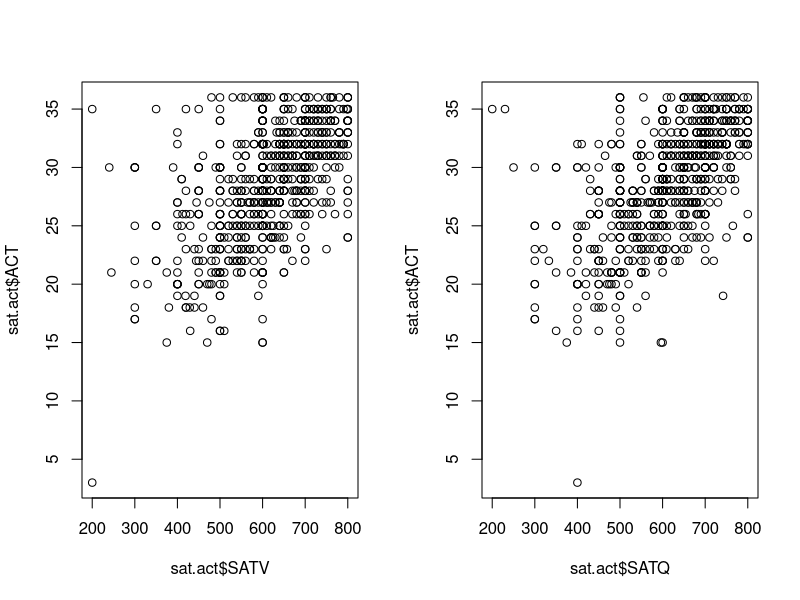
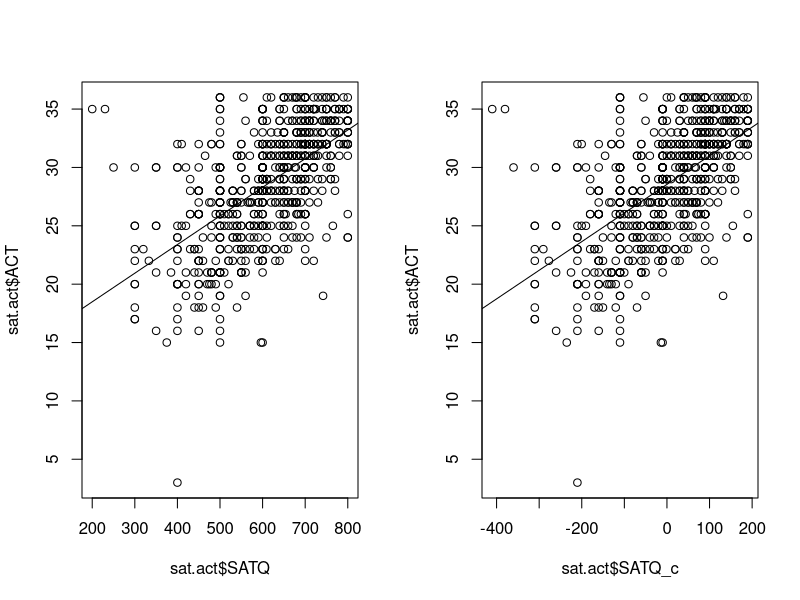

Generate these figures, in order, with R:
## ---- chunk 1
options(htmltools.dir.version = FALSE)
# see: https://github.com/yihui/xaringan
# install.packages("xaringan")
# see: 
# https://github.com/yihui/xaringan/wiki
# https://github.com/gnab/remark/wiki/Markdown
options(width=110)
options(digits = 4)
## ---- chunk 2
require(psych)
data(sat.act)
sat.act$gender <- factor(sat.act$gender, 1:2, labels = c("male", "female"))
sat.act$education <- factor(sat.act$education)
summary(sat.act) # alternatively: psych::describe(sat.act)
sat.act <- na.omit(sat.act)
## ---- chunk 3
par(mfrow=c(1,2))
plot(sat.act$SATV, sat.act$ACT)
plot(sat.act$SATQ, sat.act$ACT)
## ---- chunk 4
m1 <- lm(ACT ~ SATQ, sat.act)
summary(m1)
## ---- chunk 5
coef(m1)
## ---- chunk 6
plot(sat.act$SATQ, sat.act$ACT)
abline(m1)
## ---- chunk 7
sat.act$SATQ_c <- sat.act$SATQ - mean(sat.act$SATQ, na.rm = TRUE)
sat.act$SATV_c <- sat.act$SATV - mean(sat.act$SATV)
m2 <- lm(ACT ~ SATQ_c, sat.act)
summary(m2)
## ---- chunk 8
coef(m2)
## ---- chunk 9
plot(sat.act$SATQ_c, sat.act$ACT)
abline(m2)
## ---- chunk 10
coef(lm(ACT ~ SATQ_c + SATV_c, sat.act))   # a
coef(lm(ACT ~ SATQ_c : SATV_c, sat.act))   # b
coef(lm(ACT ~ 0 + SATQ_c:SATV_c, sat.act)) # c
## ---- chunk 11
coef(lm(ACT ~ SATQ_c*SATV_c, sat.act))     # d
coef(lm(ACT ~ 0+SATQ_c*SATV_c, sat.act))   # e
## ---- chunk 12
str(sat.act)
## ---- chunk 13
m3 <- lm(ACT ~ gender, sat.act)
summary(m3)
## ---- chunk 14
op <- options(width = 40)
require(dplyr)
## ---- chunk 15
mean(sat.act$ACT)
sat.act %>% group_by(gender) %>%
  summarise(m = mean(ACT))
## ---- chunk 16
sat.act %>% group_by(gender) %>%
  summarise(m = mean(ACT)) %>%
  {.$m[2] - .$m[1]}
## ---- chunk 17
options(op)
## ---- chunk 18
model.matrix(ACT ~ gender, sat.act[1:5,])
## ---- chunk 19
model.matrix(ACT ~ gender, sat.act[1:5,])
## ---- chunk 20
afex::set_sum_contrasts()
## ---- chunk 21
model.matrix(ACT ~ gender, sat.act[1:5,])
## ---- chunk 22
m4 <- lm(ACT ~ gender, sat.act)
summary(m4)
## ---- chunk 23
op <- options(width = 40)
## ---- chunk 24
mean(sat.act$ACT)
sat.act %>% group_by(gender) %>%
  summarise(m = mean(ACT))
sat.act %>% group_by(gender) %>%
  summarise(m = mean(ACT)) %>% 
  summarise(mean(m))

## ---- chunk 25
options(op)
## ---- chunk 26
afex::set_default_contrasts() # or set_treatment_contrasts()
## ---- chunk 27
op <- options(width = 70)
## ---- chunk 28
m5 <- lm(ACT ~ gender*education, sat.act)
coef(m5)
## ---- chunk 29
sat.act %>% 
  group_by(gender,education) %>%
  summarise(mean(ACT))
## ---- chunk 30
options(op)
## ---- chunk 31
afex::set_sum_contrasts() # or set_effects_contrasts() or set_deviation_contrasts()
## ---- chunk 32
op <- options(width = 70)
## ---- chunk 33
m6 <- lm(ACT ~ gender*education, sat.act)
coef(m6)
## ---- chunk 34
sat.act %>% 
  group_by(gender,education) %>%
  summarise(m = mean(ACT)) %>% 
  ungroup() %>% 
  summarise(mean(m))
## ---- chunk 35
options(op)
## ---- chunk 36
levels(sat.act$gender)
levels(sat.act$education)
## ---- chunk 37
coef(lm(ACT ~ gender, sat.act))                  # a: 2
coef(lm(ACT ~ 0+gender, sat.act))                # b: 2
coef(lm(ACT ~ gender+education, sat.act))        # c: 7
coef(lm(ACT ~ 0+gender+education, sat.act))      # d: 7
## ---- chunk 38
coef(lm(ACT ~ gender:education, sat.act))        # e: 13
coef(lm(ACT ~ 0+gender:education, sat.act))      # f: 12
## ---- chunk 39
op <- options(width = 70)
## ---- chunk 40
afex::set_sum_contrasts()
m6 <- lm(ACT ~ gender*education, sat.act)
summary(m6)
## ---- chunk 41
sat.act %>% 
  group_by(gender, education) %>%
  summarise(m = mean(ACT)) %>% 
  ungroup() %>% 
  summarise(mean(m))
## ---- chunk 42
options(op)
## ---- chunk 43
require(car) # Companion to Applied Regression (Fox & Weisberg, 2011)
Anova(m6, type = 3)
## ---- chunk 44
library("lsmeans")      # or: library("emmeans")
lsmeans(m6, ~education) # or: emmeans(m6, ~education)
## ---- chunk 45
pairs(lsmeans(m6,~education),adjust='holm')
## ---- chunk 46
require(afex)
sat.act$id <- factor(1:nrow(sat.act))
(a1 <- aov_car(ACT ~ gender+Error(id), sat.act))

## ---- chunk 47
sat_long <- tidyr::gather(
  sat.act, key = "SAT_type", 
  value = "SAT_value", SATV, SATQ)
## ---- chunk 48
(a2 <- aov_car(SAT_value ~ gender*SAT_type+
                 Error(id/SAT_type), sat_long))
lsmeans(a2, c("gender", "SAT_type"))
